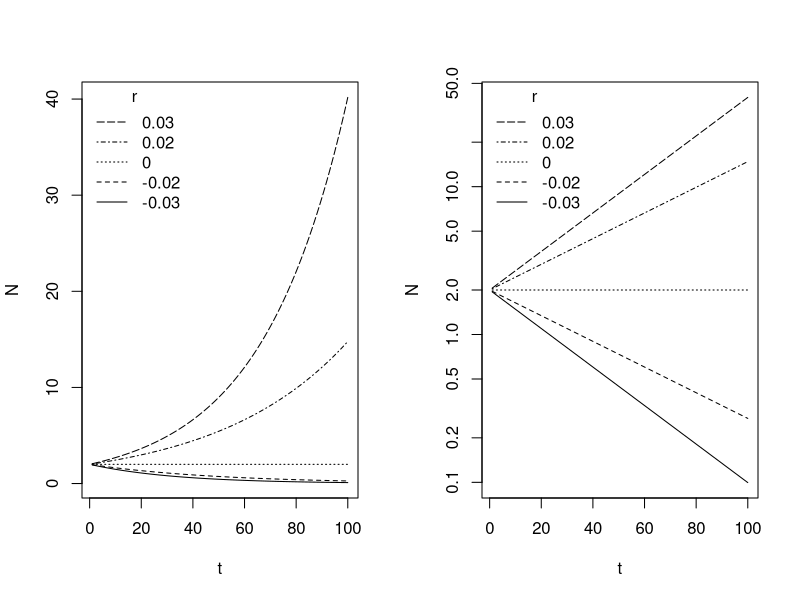
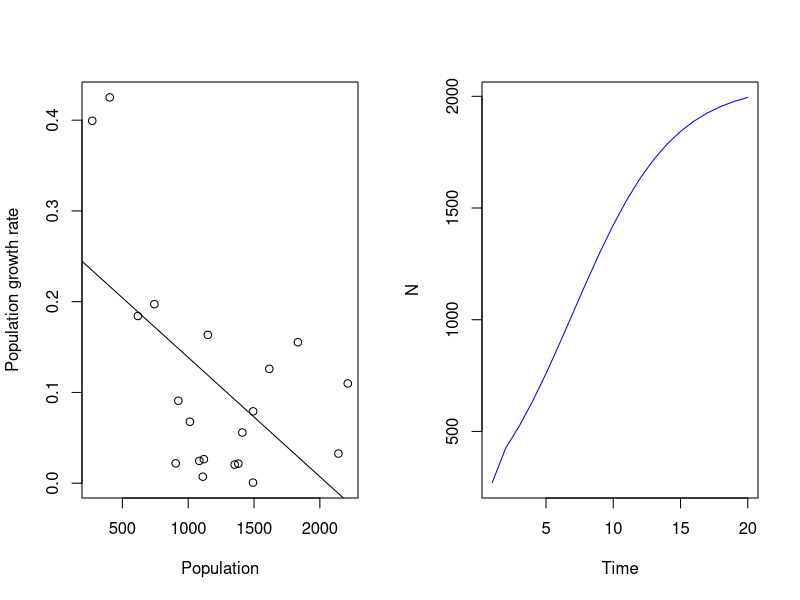

These figures' R source, in order:
############ Mathematical Biology [Savi M.K. 2021]################
## Exponential growth
#We select five different values for r: two negative, zero, and two positive. We let t
#include the integers from 1 to 100. We then use sapply to apply our function of
#continuous exponential growth to each r, across all time steps. This results in a
#matrix where each row is the population size at each time t, and each column uses
#a different r.
r <- c(-0.03, -0.02, 0, 0.02, 0.03)
N0 <- 2
t <- 1:100
cont.mat <- sapply(r, function(ri) N0 * exp(ri * t))
#Next we create side-by-side plots, using both arithmetic and logarithmic scales, and
#add a legend.
layout(matrix(1:2, nrow = 1))
matplot(t, cont.mat, type = "l", ylab = "N", col = 1)
legend("topleft", paste(rev(r)), lty = 5:1, col = 1, bty = "n",
          title = "r")
# log of the value
matplot(t, cont.mat, type = "l", ylab = "N", log = "y", col = 1)
legend("topleft", paste(rev(r)), lty = 5:1, col = 1, bty = "n",
       title = "r")
#Logistic growth of Australian Fox
###Create some fake population data, of let's say newly introduced fox population
t = (seq(1900,1920,1)) #####time vector
N = (sort(round((runif(21,200,2489)),0), decreasing = F) )###population vector, rounded and sorted in ascending order
pop<- as.data.frame(cbind(t,N)) ###bind columns
head(pop)
##############Let's determine the value of  'r'
len=length(pop$t) 
##calculate r as r = log(Nt+1/Nt) [From the derivative of an expo growth]
r1= pop$N[-1]/pop$N[-len]
r=log(r1)
r
y=r##where y=r, x= pop$N[1len-1]
x= pop$N[1:len-1]
fit.lm= lm(y~x)
plot(x,y,xlab='Population', ylab='Population growth rate')
abline(fit.lm)
#####looking at the plot it looks like this population has a logistic growth trend 
#######find rmax and K
rmax= fit.lm$coefficients[1]
rmax
slope= fit.lm$coefficients[2]
##############
#K #carrying capacity
K = -rmax/slope
K
#We will project our population using logistic growth model
N0= pop$N[1] #starting population
time= 1:20
N_t = rep(NA, length(t))##create a empty vector to store results
N_t[1]=N0
###########
c.logist<- function(N0,r,K,time){
  N_t = rep(NA, length(time))#empty vector
  N_t[1] = N0 #initial pop size
  for (i in 2: length (time)){
    N_t[i] = K / (1 + ((K - N0) / N0) * exp(-r * time[i]))
  }
  
  return(N_t)
}
N_t= c.logist(N0=N0, r=rmax,time=time,K=K)
matplot(time, N_t, type = "l", ylab = "N", xlab= "Time", col = "blue")









# Modeling an infectious disease
# -- Hong Kong flu in New York City in the late 1960's -- 
#Hardly anyone was immune at the beginning of the epidemic, so almost everyone was susceptible. We will assume that there was a trace level of infection in the population, say, 10 people.2 Thus, our initial values for the population variables are
#S(0) = 7,900,000; I(0) = 10; R(0) = 0
#In terms of the scaled variables, these initial conditions are
# s(0) = 1; i(0) = 1.27 x 10- 6; R(0)=0
#We don't know values for the parameters  beta  and  gamma   yet, but we can estimate them, and then adjust them as necessary to fit the excess death data. We have already estimated the average period of infectiousness at three days, so that would suggest  gamma = 1/3.  If we guess that each infected would make a possibly infecting contact every two days, then  beta  would be  1/2.  We emphasize that this is just a guess. The following plot shows the solution curves for these choices of  beta  and  gamma. 


SIRS <- function(t, y, parms) {
  
  with(as.list(c(y, parms)),{
    
    # Change in Susceptibles
    dS <- - beta * S * I + delta * R
    
    # Change in Infecteds
    dI <- beta * S * I - gamma * I
    
    # Change in Recovereds
    dR <- gamma * I - delta * R
    
    return(list(c(dS, dI, dR)))
  })
}

